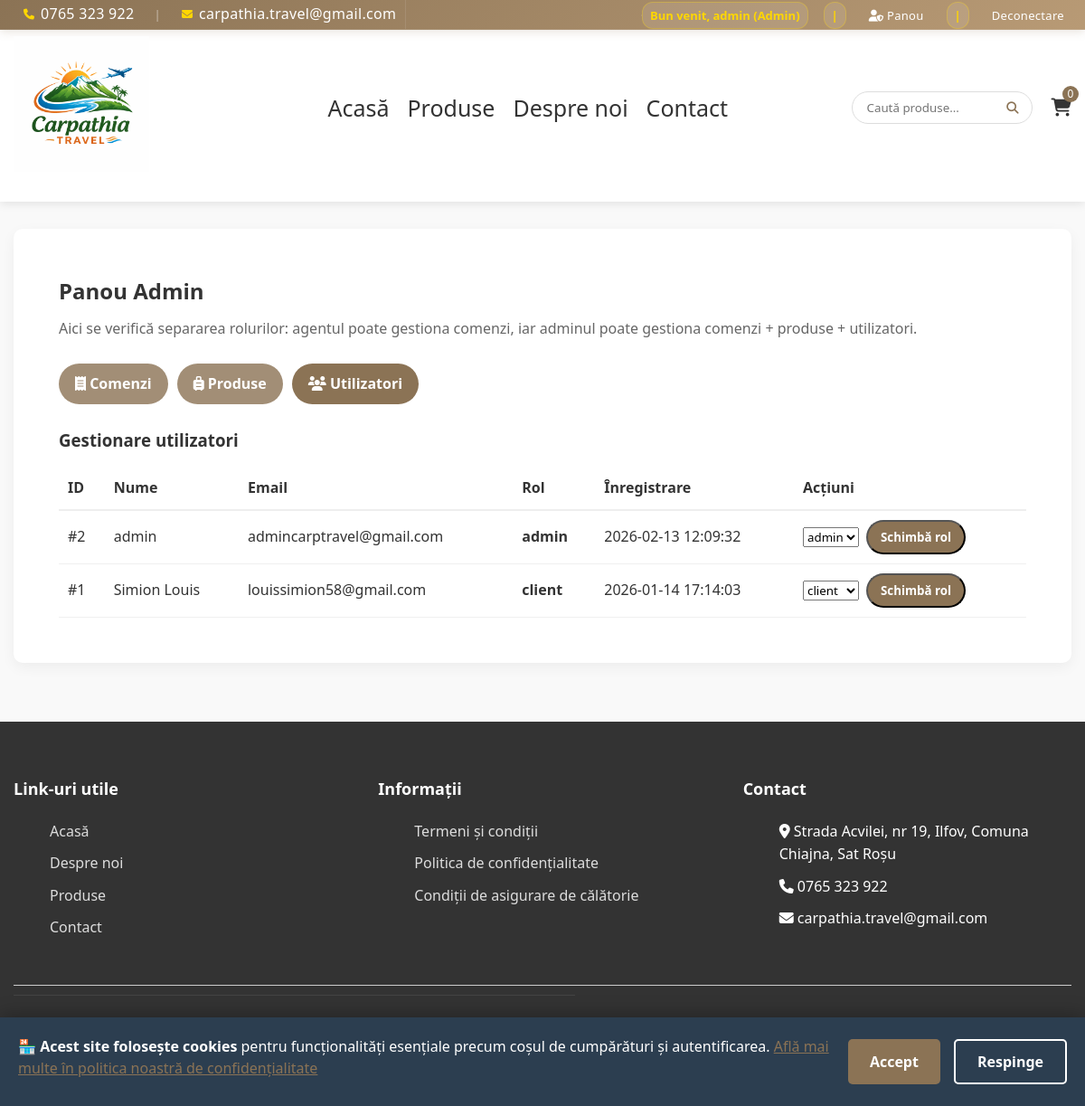
Page /admin_panel.php?tab=users (signed in) on the committed database.
### tables this page shows
CREATE TABLE `utilizatori` (
  `id` int(11) NOT NULL,
  `nume` varchar(100) NOT NULL,
  `email` varchar(100) NOT NULL,
  `parola` varchar(255) NOT NULL,
  `data_inregistrare` datetime DEFAULT current_timestamp(),
  `rol` enum('client','agent','admin') NOT NULL DEFAULT 'client'
);

### functions.php (called while the page is built, shortened)
<?php
function esc($v): string {
    return htmlspecialchars((string)($v ?? ''), ENT_QUOTES, 'UTF-8');
}
function currentUserRole(): string {
    return (string)($_SESSION['user_role'] ?? 'client');
}
function hasRole($roles): bool {
    $role = currentUserRole();
    if (is_string($roles)) {
        return $role === $roles;
    }
    if (is_array($roles)) {
        return in_array($role, $roles, true);
    }
    return false;
}
?>

### admin_panel.php (the view, shortened to what this page needs)
<?php
require 'functions.php';
$csrf_token = csrfEnsureToken();
$role = currentUserRole();
$tab = $_GET['tab'] ?? 'orders';
?>
<?php require 'header.php'; ?>
<main>
    <div class="container" style="margin-top:30px;">
        <div class="content-section">
            <h2 style="margin-bottom:10px;">Panou <?php echo esc(ucfirst($role)); ?></h2>
            <p style="color:#666; margin-bottom:25px;">
                Aici se verifică separarea rolurilor: agentul poate gestiona comenzi, iar adminul poate gestiona comenzi + produse + utilizatori.
            </p>
            <div style="display:flex; gap:10px; flex-wrap:wrap; margin-bottom:25px;">
                <a class="btn" href="admin_panel.php?tab=orders" style="padding:10px 18px; <?php echo $tab==='orders'?'opacity:1':'opacity:0.8'; ?>">
                    <i class="fas fa-receipt"></i> Comenzi
                </a>
                <?php if (hasRole('admin')): ?>
                    <a class="btn" href="admin_panel.php?tab=products" style="padding:10px 18px; <?php echo $tab==='products'?'opacity:1':'opacity:0.8'; ?>">
                        <i class="fas fa-suitcase-rolling"></i> Produse
                    </a>
                    <a class="btn" href="admin_panel.php?tab=users" style="padding:10px 18px; <?php echo $tab==='users'?'opacity:1':'opacity:0.8'; ?>">
                        <i class="fas fa-users"></i> Utilizatori
                    </a>
                <?php endif; ?>
            </div>
            <?php if ($tab === 'orders'): ?>
                <?php
                $orders = $conn->query(
                    "SELECT c.id, c.data_comanda, c.total, c.status, u.nume, u.email\n".
                    "FROM comenzi c\n".
                    "JOIN utilizatori u ON u.id = c.id_utilizator\n".
                    "ORDER BY c.data_comanda DESC, c.id DESC"
                );
                ?>
                <h3 style="margin-bottom:15px;">Gestionare comenzi</h3>
                <div style="overflow:auto;">
                    <table style="width:100%; border-collapse:collapse;">
                        <thead>
                            <tr style="text-align:left; border-bottom:2px solid #eee;">
                                <th style="padding:10px;">ID</th>
                                <th style="padding:10px;">Client</th>
                                <th style="padding:10px;">Email</th>
                                <th style="padding:10px;">Data</th>
                                <th style="padding:10px;">Total</th>
                                <th style="padding:10px;">Status</th>
                                <th style="padding:10px;">Acțiuni</th>
                            </tr>
                        </thead>
                        <tbody>
                        <?php if ($orders && $orders->num_rows): ?>
                            <?php while ($o = $orders->fetch_assoc()): ?>
                                <tr style="border-bottom:1px solid #f0f0f0;">
                                    <td style="padding:10px;">#<?php echo (int)$o['id']; ?></td>
                                    <td style="padding:10px;"><?php echo esc($o['nume']); ?></td>
                                    <td style="padding:10px;"><?php echo esc($o['email']); ?></td>
                                    <td style="padding:10px; white-space:nowrap;"><?php echo esc($o['data_comanda']); ?></td>
                                    <td style="padding:10px; white-space:nowrap;"><?php echo number_format((float)$o['total'], 2, '.', ''); ?> lei</td>
                                    <td style="padding:10px;"><?php echo esc(badgeStatus((string)$o['status'])); ?></td>
                                    <td style="padding:10px;">
                                        <form method="POST" action="admin_actions.php" style="display:flex; gap:8px; align-items:center; flex-wrap:wrap;">
                                            <input type="hidden" name="csrf_token" value="<?php echo esc($csrf_token); ?>">
                                            <input type="hidden" name="action" value="update_order_status">
                                            <input type="hidden" name="id_comanda" value="<?php echo (int)$o['id']; ?>">
                                            <select name="status" required>
                                                <option value="in_asteptare" <?php echo ($o['status']==='in_asteptare')?'selected':''; ?>>În așteptare</option>
                                                <option value="confirmata" <?php echo ($o['status']==='confirmata')?'selected':''; ?>>Confirmată</option>
                                                <option value="anulata" <?php echo ($o['status']==='anulata')?'selected':''; ?>>Anulată</option>
                                            </select>
                                            <button class="btn" type="submit" style="padding:8px 14px;">Salvează</button>
                                        </form>
                                    </td>
                                </tr>
                            <?php endwhile; ?>
                        <?php else: ?>
                            <tr><td colspan="7" style="padding:15px; color:#666;">Nu există comenzi.</td></tr>
                        <?php endif; ?>
                        </tbody>
                    </table>
                </div>
            <?php elseif ($tab === 'users' && hasRole('admin')): ?>
                <?php
                $users = $conn->query("SELECT id, nume, email, COALESCE(rol,'client') AS rol, data_inregistrare FROM utilizatori ORDER BY id DESC");
                ?>
                <h3 style="margin-bottom:15px;">Gestionare utilizatori</h3>
                <div style="overflow:auto;">
                    <table style="width:100%; border-collapse:collapse;">
                        <thead>
                            <tr style="text-align:left; border-bottom:2px solid #eee;">
                                <th style="padding:10px;">ID</th>
                                <th style="padding:10px;">Nume</th>
                                <th style="padding:10px;">Email</th>
                                <th style="padding:10px;">Rol</th>
                                <th style="padding:10px;">Înregistrare</th>
                                <th style="padding:10px;">Acțiuni</th>
                            </tr>
                        </thead>
                        <tbody>
                        <?php if ($users && $users->num_rows): ?>
                            <?php while ($u = $users->fetch_assoc()): ?>
                                <tr style="border-bottom:1px solid #f0f0f0;">
                                    <td style="padding:10px;">#<?php echo (int)$u['id']; ?></td>
                                    <td style="padding:10px;"><?php echo esc($u['nume']); ?></td>
                                    <td style="padding:10px;"><?php echo esc($u['email']); ?></td>
                                    <td style="padding:10px;"><strong><?php echo esc($u['rol']); ?></strong></td>
                                    <td style="padding:10px; white-space:nowrap;"><?php echo esc($u['data_inregistrare']); ?></td>
                                    <td style="padding:10px;">
                                        <form method="POST" action="admin_actions.php" style="display:flex; gap:8px; align-items:center; flex-wrap:wrap;">
                                            <select name="rol" required>
                                                <option value="client" <?php echo ($u['rol']==='client')?'selected':''; ?>>client</option>
                                                <option value="admin" <?php echo ($u['rol']==='admin')?'selected':''; ?>>admin</option>
                                            </select>
                                            <button class="btn" type="submit" style="padding:8px 14px;">Schimbă rol</button>
                                        </form>
                                    </td>
                                </tr>
                            <?php endwhile; ?>
                        <?php else: ?>
                            <tr><td colspan="6" style="padding:15px; color:#666;">Nu există utilizatori.</td></tr>
                        <?php endif; ?>
                        </tbody>
                    </table>
                </div>
            <?php else: ?>
                <p style="color:#666;">Tab indisponibil pentru rolul tău.</p>
            <?php endif; ?>
        </div>
    </div>
</main>
<?php require 'footer.php'; ?>

### style.css (style rules this page uses)
* { margin: 0; box-sizing: border-box; font-family: 'Segoe UI', Tahoma, Geneva, Verdana, sans-serif; }
body { background-color: #f9f9f9; color: #333; line-height: 1.6; height: 100%; margin: 0; display: flex; flex-direction: column; }
html, body { height: 100%; margin: 0; }
main { flex: 1; }
.container { width: 100%; max-width: 1200px; margin: 0 auto; padding: 0 15px; padding-bottom: 25px; }
.btn { display: inline-block; background-color: #8B7355; color: white; padding: 12px 30px; border-radius: 30px; text-decoration: none; font-weight: bold; transition: background-color 0.3s; }
.content-section { background: white; padding: 50px; border-radius: 10px; box-shadow: 0 5px 15px rgba(0,0,0,0.05); margin-bottom: 40px; }

### rows in the picture
utilizatori: id "2", nume "admin", email "admincarptravel@gmail.com", rol "admin", data_inregistrare "2026-02-13 12:09:32"
utilizatori: id "1", nume "Simion Louis", email "louissimion58@gmail.com", rol "client", data_inregistrare "2026-01-14 17:14:03"

### other values in the picture
$_SESSION['user'] "admin"
$userRoleLabel "Admin"
getCartCount() "0"
$role "Admin"
